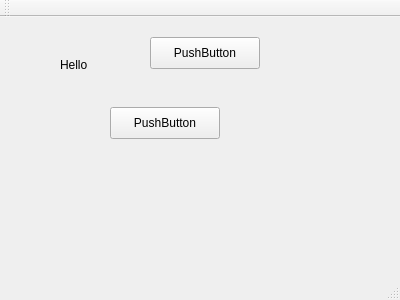
<?xml version="1.0" encoding="UTF-8"?>
<ui version="4.0">
 <class>LimeDevice</class>
 <widget class="QMainWindow" name="LimeDevice">
  <property name="geometry">
   <rect>
    <x>0</x>
    <y>0</y>
    <width>400</width>
    <height>300</height>
   </rect>
  </property>
  <property name="windowTitle">
   <string>LimeDevice</string>
  </property>
  <widget class="QWidget" name="centralWidget">
   <widget class="QLabel" name="label">
    <property name="geometry">
     <rect>
      <x>60</x>
      <y>40</y>
      <width>59</width>
      <height>16</height>
     </rect>
    </property>
    <property name="text">
     <string>Hello</string>
    </property>
   </widget>
   <widget class="QPushButton" name="pushButton">
    <property name="geometry">
     <rect>
      <x>110</x>
      <y>90</y>
      <width>110</width>
      <height>32</height>
     </rect>
    </property>
    <property name="text">
     <string>PushButton</string>
    </property>
   </widget>
   <widget class="QPushButton" name="pushButton_2">
    <property name="geometry">
     <rect>
      <x>150</x>
      <y>20</y>
      <width>110</width>
      <height>32</height>
     </rect>
    </property>
    <property name="text">
     <string>PushButton</string>
    </property>
   </widget>
  </widget>
  <widget class="QMenuBar" name="menuBar">
   <property name="geometry">
    <rect>
     <x>0</x>
     <y>0</y>
     <width>400</width>
     <height>22</height>
    </rect>
   </property>
  </widget>
  <widget class="QToolBar" name="mainToolBar">
   <attribute name="toolBarArea">
    <enum>TopToolBarArea</enum>
   </attribute>
   <attribute name="toolBarBreak">
    <bool>false</bool>
   </attribute>
  </widget>
  <widget class="QStatusBar" name="statusBar"/>
 </widget>
 <layoutdefault spacing="6" margin="11"/>
 <resources/>
 <connections/>
</ui>
